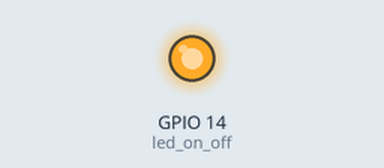
Simulated run of this program. Board: Raspberry Pi (BCM pin numbers). Parts: output pins drawn as LEDs (lit = HIGH). At 10.0 s the program stops and its outputs stay as they are.

Above: at 0.1 s.
At 10.1 s:
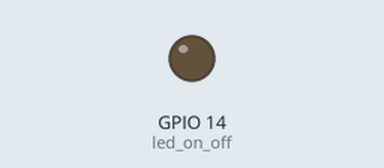
Timing chart, 0 to 11.5 s (numbered marks = the images above):
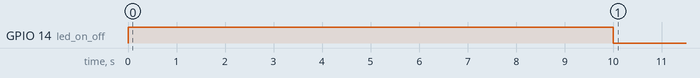

The program:

P3_OnOffled.py
```python
import RPi.GPIO as GPIO
from time import sleep

led_on_off = 14

GPIO.setmode(GPIO.BCM)
GPIO.setup(led_on_off, GPIO.OUT)
estado = True

GPIO.output(led_on_off, estado)

sleep(10)
estado = False
GPIO.output(led_on_off, estado)
GPIO.cleanup()
```

Measured:
- by itself, GPIO 14 (led_on_off): LOW → HIGH at 0.00 s, → LOW 10.0 s later
